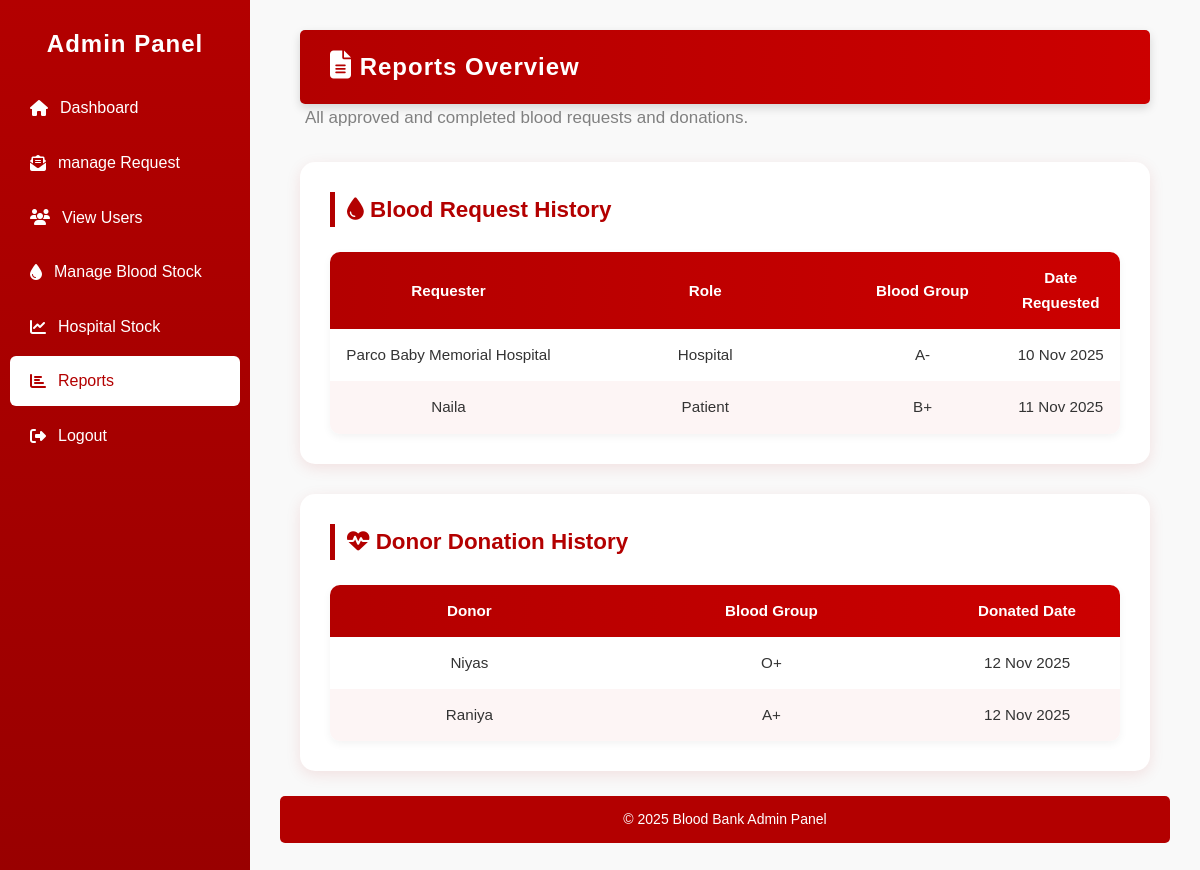
Page /view_reports/ (signed in) on the committed database.
### BB_app/models.py (models this page shows, shortened)
class BloodRequest(models.Model):
    hospital = models.ForeignKey(HospitalProfile, on_delete=models.CASCADE, related_name="blood_requests")
    blood_group = models.CharField(
        max_length=3,
        choices=[
            ('A+', 'A+'), ('A-', 'A-'),
            ('B+', 'B+'), ('B-', 'B-'),
            ('O+', 'O+'), ('O-', 'O-'),
            ('AB+', 'AB+'), ('AB-', 'AB-'),
        ]
    )
    units_requested = models.PositiveIntegerField()
    date_required = models.DateField()
    is_emergency = models.BooleanField(default=False)
    request_date = models.DateTimeField(auto_now_add=True)
    status_choices = [
        ('Pending', 'Pending'),
        ('Approved', 'Approved'),
        ('Rejected', 'Rejected'),
        ('Completed', 'Completed'),
        ('Expired', 'Expired'),
    ]
    status = models.CharField(max_length=10, choices=status_choices, default='Pending')

class HospitalProfile(models.Model):
    user = models.OneToOneField(User, on_delete=models.CASCADE)
    hospital_name = models.CharField(max_length=150)
    hospital_id = models.CharField(max_length=50)
    location = models.TextField()
    contact = models.CharField(max_length=15)
    email = models.EmailField()
    Hospital_Logo = models.ImageField(upload_to='hospital_logos/', blank=True, null=True)
    storage_capacity = models.PositiveIntegerField(default=0)
    requests = models.TextField(blank=True, null=True)
    license_upload = models.FileField(upload_to='hospital_licenses/', blank=True, null=True)

class PatientBloodRequest(models.Model):
    patient = models.ForeignKey(PatientProfile, on_delete=models.CASCADE)
    units_Requested = models.PositiveIntegerField()
    hospital_Name = models.CharField(max_length=40)
    date_Required = models.DateField()
    is_Emergency = models.BooleanField(default=False)
    request_date = models.DateTimeField(auto_now_add=True)
    status_choices = [('Pending','Pending'),('Approved','Approved'),('Rejected','Rejected'),('Completed', 'Completed'),('Expired', 'Expired'),]
    status = models.CharField(max_length=10, choices=status_choices, default='Pending')

class PatientProfile(models.Model):
    user = models.OneToOneField(User, on_delete=models.CASCADE)
    full_name = models.CharField(max_length=100)
    age = models.PositiveIntegerField()
    gender = models.CharField(max_length=10, choices=[('Male','Male'),('Female','Female'),('Other','Other')])
    blood_group = models.CharField(max_length=3, choices=[('A+','A+'),('A-','A-'),('B+','B+'),('B-','B-'),
                                                                 ('O+','O+'),('O-','O-'),('AB+','AB+'),('AB-','AB-')])
    contact_number = models.CharField(max_length=15)
    email = models.EmailField()
    address = models.TextField()
    hospital_name = models.CharField(max_length=100, blank=True, null=True)
    disease_condition = models.TextField(blank=True, null=True)
    notes = models.TextField(blank=True, null=True)
    prescription = models.FileField(upload_to='prescriptions/', blank=True, null=True)

class DonorAppointmentRequest(models.Model):
    donor = models.ForeignKey(User, on_delete=models.CASCADE)
    responses = models.JSONField()  # to store answers as JSON
    submitted_on = models.DateTimeField(auto_now_add=True)
    status = models.CharField(max_length=20, choices=[
        ('Pending', 'Pending'),
        ('Date Sent', 'Date Sent'),
        ('Accepted', 'Accepted'),
        ('Rejected', 'Rejected'),
        ('Donated', 'Donated'),
        ], default='Pending')
    remarks = models.TextField(blank=True, null=True)
    donation_date = models.DateField(blank=True, null=True)
    donation_time = models.TimeField(blank=True, null=True)

class DonorProfile(models.Model):
    user = models.OneToOneField(User, on_delete=models.CASCADE)
    full_name = models.CharField(max_length=100)
    age = models.PositiveIntegerField()
    gender = models.CharField(max_length=10, choices=[('Male','Male'),('Female','Female'),('Other','Other')])
    blood_group = models.CharField(max_length=3, choices=[('A+','A+'),('A-','A-'),('B+','B+'),('B-','B-'),
                                                          ('O+','O+'),('O-','O-'),('AB+','AB+'),('AB-','AB-')])
    address = models.TextField()
    contact_number = models.CharField(max_length=15)
    email = models.EmailField()
    profile_pic = models.ImageField(upload_to='donor_profiles/', blank=True, null=True)
    weight = models.FloatField()

### BB_app/views.py (the view)
# urls.py: path('view_reports/', views.view_reports, name='view_reports'),
@admin_required
def view_reports(request):
    hospital_reports = BloodRequest.objects.filter(status__in=['Approved', 'Completed']).order_by('-id')
    patient_reports = PatientBloodRequest.objects.filter(status__in=['Approved', 'Completed']).order_by('-id')
    donor_reports = DonorAppointmentRequest.objects.filter(status__in=['Accepted', 'Donated']).order_by('-id')
    context = {
        'hospital_reports': hospital_reports,
        'patient_reports': patient_reports,
        'donor_reports': donor_reports,
    }
    return render(request, 'view_reports.html', context)

### BB_app/views.py (called while the page is built)
def admin_required(view_func):
    return user_passes_test(lambda u: u.is_superuser, login_url='login')(view_func)

### BB_app/templates/view_reports.html (shortened to what this page needs)
{% extends 'admin_master.html' %}
{% block content %}
<div class="container mt-5">
    <div class="card shadow-lg p-4">
        <div class="dashboard-header mb-4 text-center">
            <h2><i class="fa fa-file-alt text-danger"></i> Reports Overview</h2>
        </div>
        <p class="text-muted">All approved and completed blood requests and donations.</p>
        <div class="hospital-stock-card fade-in">
            <h3 class="stock-title"><i class="fa fa-tint"></i> Blood Request History</h3>
            {% if hospital_reports or patient_reports %}
            <div class="table-responsive">
                <table class="table custom-table align-middle text-center">
                    <thead class="table-dark text-center">
                        <tr>
                            <th>Requester</th>
                            <th>Role</th>
                            <th>Blood Group</th>
                            <th>Date Requested</th>
                        </tr>
                    </thead>
                    <tbody>
                        {% for req in hospital_reports %}
                        <tr>
                            <td>{{ req.hospital.hospital_name }}</td>
                            <td>Hospital</td>
                            <td>{{ req.blood_group }}</td>
                            <td>{{ req.date_required|date:"d M Y" }}</td>
                        </tr>
                        {% endfor %}
                        {% for req in patient_reports %}
                        <tr>
                            <td>{{ req.patient.user.username }}</td>
                            <td>Patient</td>
                            <td>{{ req.patient.blood_group }}</td>
                            <td>{{ req.date_Required|date:"d M Y" }}</td>
                        </tr>
                        {% endfor %}
                    </tbody>
                </table>
            </div>
            {% else %}
            <p class="text-muted text-center">No hospital or patient requests found.</p>
            {% endif %}
        </div>
        <div class="hospital-stock-card fade-in">
            <h3 class="stock-title"><i class="fa fa-heartbeat"></i> Donor Donation History</h3>
            {% if donor_reports %}
            <div class="table-responsive">
                <table class="table custom-table align-middle text-center">
                    <thead class="table-dark text-center">
                        <tr>
                            <th>Donor</th>
                            <th>Blood Group</th>
                            <th>Donated Date</th>
                        </tr>
                    </thead>
                    <tbody>
                        {% for req in donor_reports %}
                        <tr>
                            <td>{{ req.donor.username }}</td>
                            <td>{{ req.donor.donorprofile.blood_group }}</td>
                            <td>{{ req.donation_date|date:"d M Y" }}</td>
                        </tr>
                        {% endfor %}
                    </tbody>
                </table>
            </div>
            {% else %}
            <p class="text-muted text-center">No donor history found.</p>
            {% endif %}
        </div>
    </div>
</div>
{% endblock %}

### BB_app/static/css/admin_dashboard.css (style rules this page uses)
* { margin: 0; padding: 0; box-sizing: border-box; font-family: "Poppins", sans-serif; }
body { background-color: #f9f9f9; color: #333; line-height: 1.6; scroll-behavior: smooth; }
.container { max-width: 1300px; margin: 0 auto; padding: 0 20px; width: 100%; }
.dashboard-header { background: linear-gradient(90deg, #b30000, #cc0000); color: #fff; padding: 18px 30px; border-radius: 5px; display: flex; justify-content: space-between; align-items: center; box-shadow: 0 4px 10px rgba(0, 0, 0, 0.15); }
.dashboard-header h2 { margin: 0; font-weight: 600; letter-spacing: 1px; }
.dashboard-header i { font-size: 28px; }
.hospital-stock-card { background: #fff; border-radius: 15px; padding: 30px; margin-top: 30px; box-shadow: 0 4px 15px rgba(179, 0, 0, 0.1); transition: transform 0.3s ease; margin-bottom: 25px; }
.stock-title { color: #b30000; font-weight: 700; margin-bottom: 25px; border-left: 5px solid #b30000; padding-left: 12px; font-size: 1.4rem; }
.custom-table { width: 100%; border-collapse: collapse; table-layout: fixed; border-radius: 10px; overflow: hidden; box-shadow: 0 3px 8px rgba(0, 0, 0, 0.05); }
.custom-table thead { background: linear-gradient(90deg, #b30000, #cc0000); color: white; font-weight: 600; }
.custom-table th, .custom-table td { padding: 14px 16px; vertical-align: middle; font-size: 0.95rem; text-align: center; word-wrap: break-word; }
.custom-table th:nth-child(1), .custom-table td:nth-child(1) { width: 30%; text-align: center; }
.custom-table th:nth-child(2), .custom-table td:nth-child(2) { width: 35%; text-align: center; }
.custom-table th:nth-child(3), .custom-table td:nth-child(3) { width: 20%; }
.custom-table th:nth-child(4), .custom-table td:nth-child(4) { width: 15%; }
.custom-table tbody tr:nth-child(even) { background-color: #fdf5f5; }
.text-muted { font-size: 17px; color: gray; margin-left: 5px; }

### rows in the picture
BloodRequest: hospital.hospital_name "Parco Baby Memorial Hospital", blood_group "A-", date_required "10 Nov 2025"
PatientBloodRequest: patient.user.username "Naila", patient.blood_group "B+", date_Required "11 Nov 2025"
DonorAppointmentRequest: donor.username "Niyas", donor.donorprofile.blood_group "O+", donation_date "12 Nov 2025"
DonorAppointmentRequest: donor.username "Raniya", donor.donorprofile.blood_group "A+", donation_date "12 Nov 2025"
